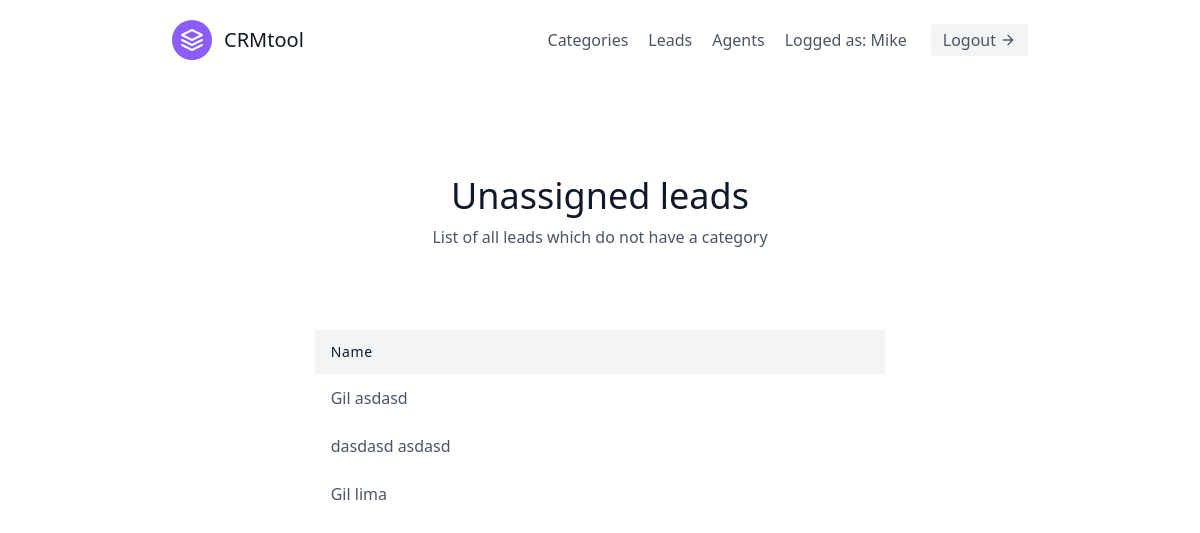
The page /leads/categories/unassigned_leads/ (signed in) on the database as committed earlier.
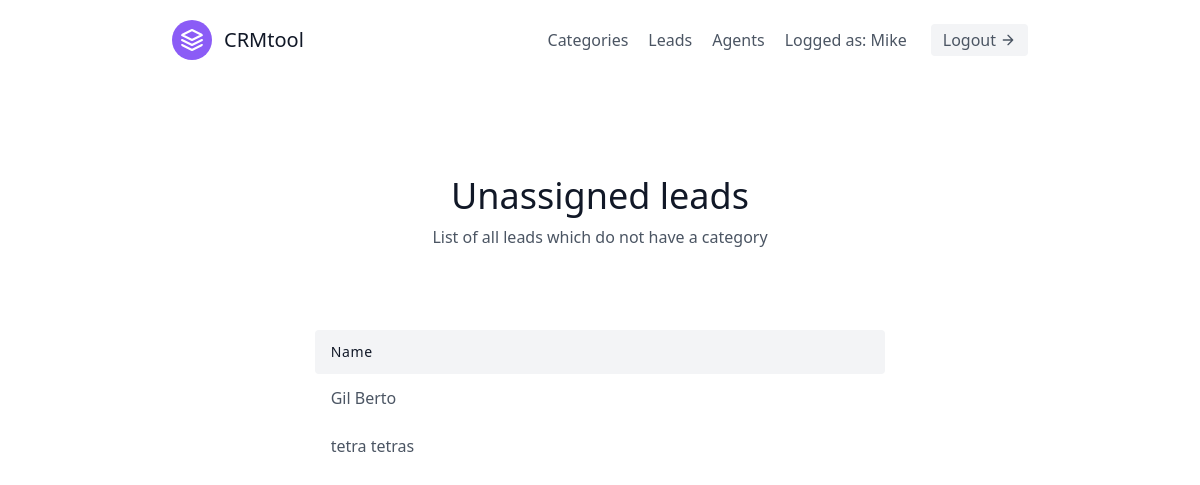
The same page on the database as committed later.
### leads/models.py (models this page shows)
class Lead(models.Model):
    first_name = models.CharField(max_length=20)
    last_name = models.CharField(max_length=20)
    age = models.IntegerField(default=0)
    phone_number = models.CharField(blank=True, null=True, max_length=15)
    data_created = models.DateField(auto_now_add=True)
    organisation = models.ForeignKey(UserProfile, on_delete=models.CASCADE)
    agent = models.ForeignKey('Agent', blank=True, null=True, on_delete=models.SET_NULL) #Cascade means when agent is deleted leads is deleted too
    category = models.ForeignKey('Category', related_name='leads', blank=True, null=True, on_delete=models.SET_NULL)

### leads/views.py (the view)
# urls.py: path('categories/unassigned_leads/', ListUnassignedLeadsClassView.as_view(), name='unassigned_listleads'),
class ListUnassignedLeadsClassView(LoginRequiredMixin, generic.ListView):
    template_name = 'leads/unassigned_listleads.html'
    context_object_name = 'leads'
    def get_queryset(self):
        user = self.request.user
        if (user.is_organisor):
            queryset = Lead.objects.filter(
                organisation=user.userprofile,
                agent__isnull=False
            )
        else:
            queryset = Lead.objects.filter(
                organisation=user.agent.organisation,
                agent__isnull=False
            )
            queryset = Lead.objects.filter(agent__user=user)
        queryset.filter(category__isnull=True)
        return queryset

### leads/templates/leads/unassigned_listleads.html
{% extends 'base.html' %}
{% load static %}
{% block content %}
    <section class="text-gray-600 body-font">
        <div class="container px-5 py-24 mx-auto">
        <div class="flex flex-col text-center w-full mb-20">
            <h1 class="sm:text-4xl text-3xl font-medium title-font mb-2 text-gray-900">Unassigned leads</h1>
            <p class="lg:w-2/3 mx-auto leading-relaxed text-base">List of all leads which do not have a category</p>
        </div>
        <div class="lg:w-2/3 w-full mx-auto overflow-auto">
            <table class="table-auto w-full text-left whitespace-no-wrap">
            <thead>
                <tr>
                <th class="px-4 py-3 title-font tracking-wider font-medium text-gray-900 text-sm bg-gray-100 rounded-tl rounded-bl">Name</th>
                <th class="w-10 title-font tracking-wider font-medium text-gray-900 text-sm bg-gray-100 rounded-tr rounded-br"></th>
                </tr>
            </thead>
            <tbody>
                {% for lead in leads %}
                    <tr>
                        <td class="px-4 py-3 hover:text-blue-500"> <a href="{% url 'leads:detail_lead' pk=lead.id %}">{{ lead.first_name }} {{ lead.last_name }}</a></td>
                    </tr>
                {% endfor %}
            </tbody>
            </table>
        </div>
    </section>
{% endblock content %}

Rows that differ between the two databases and show on the page:
removed Lead: first_name "dasdasd", last_name "asdasd"
removed Lead: first_name "Gil", last_name "lima"
changed Lead "Gil": last_name "asdasd" → "Berto"
added Lead: first_name "tetra", last_name "tetras"
